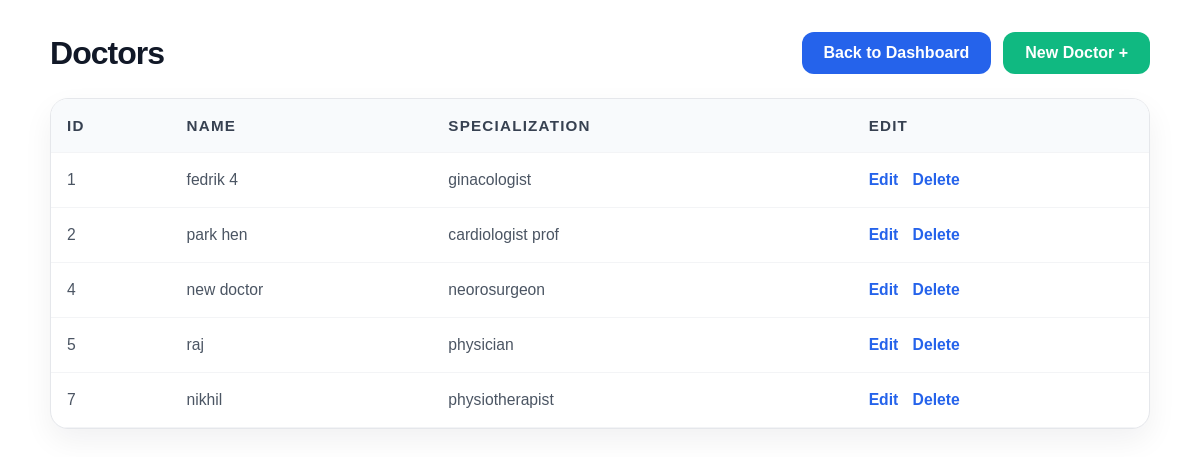
Page /doctors/ (signed in) on the earlier database version.
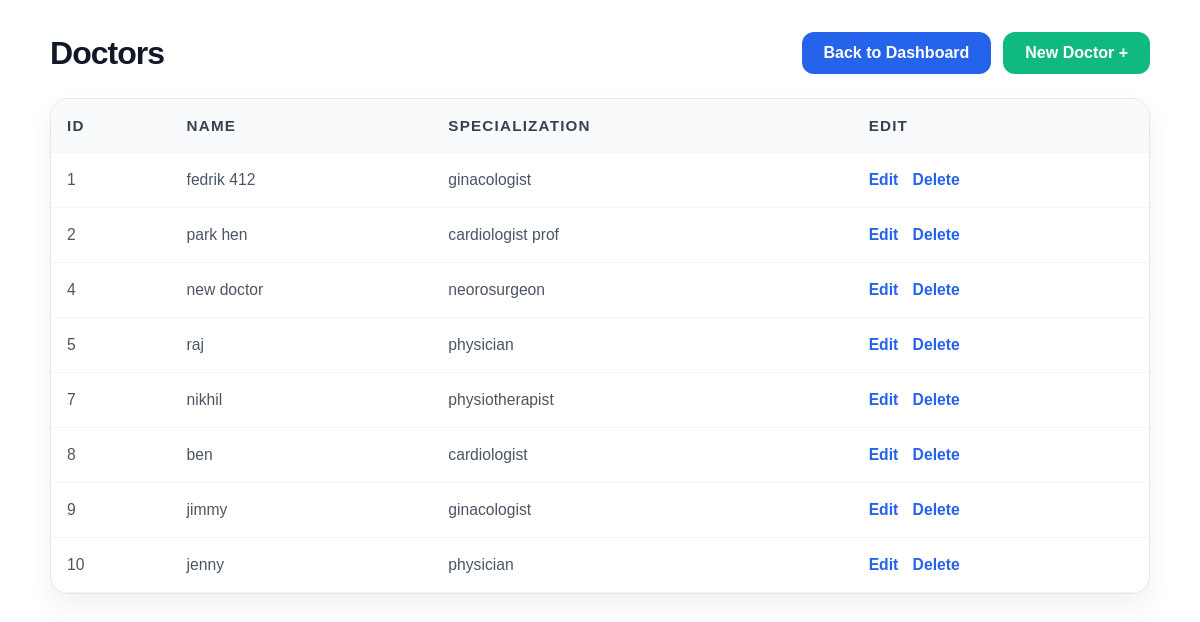
Same page on the later database version.
### doctors/models.py (models this page shows, shortened)
class Doctor(models.Model):
  name = models.CharField(max_length=200)
  specialization = models.CharField(max_length=200)

### doctors/views.py (the view)
# urls.py: path('', doctors_list),
@login_required
def doctors_list(request):
  doctors = Doctor.objects.all()
  return render(request, 'doctor_list.html', {'doctors': doctors})

### doctors/templates/doctor_list.html (shortened to what this page needs)
<div class="list-page-container">
  <div class="list-page-header">
    <h1>Doctors</h1>
    <div style="display:flex; gap:12px; flex-wrap:wrap;">
      <a class="btn-back" href="/dashboard">Back to Dashboard</a>
      <a class="btn-back new-btn" href="/doctors/create">New Doctor +</a>
    </div>
  </div>
  <div class="table-card">
    <div class="table-responsive">
      <table>
        <thead>
          <tr>
            <th>ID</th>
            <th>Name</th>
            <th>Specialization</th>
            <th>Edit</th>
          </tr>
        </thead>
        <tbody>
          {% for doc in doctors %}
          <tr>
            <td>{{ doc.id }}</td>
            <td>{{ doc.name }}</td>
            <td>{{ doc.specialization }}</td>
            <td class="action-links">
              <a href="/doctors/{{ doc.id }}/edit">Edit</a>
              <a href="/doctors/{{ doc.id }}/delete">Delete</a>
            </td>
          </tr>
          {% empty %}
          <tr>
            <td colspan="4" class="empty-state">No doctors found yet.</td>
          </tr>
          {% endfor %}
        </tbody>
      </table>
    </div>
  </div>
</div>

Differences in the rows shown:
changed Doctor id 1: name "fedrik 4" → "fedrik 412"
added Doctor: id "8", name "ben", specialization "cardiologist"
added Doctor: id "9", name "jimmy", specialization "ginacologist"
added Doctor: id "10", name "jenny", specialization "physician"
